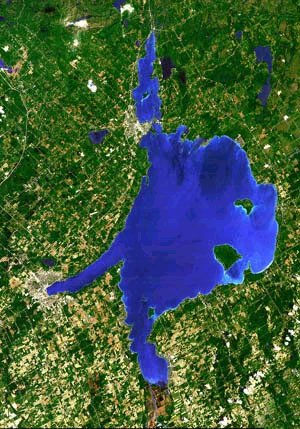
%> input picture sessional4/Lake.jpg, 300 x 429 px
$ octave ASSIGNMENT4_1.m   (GNU Octave 9; MATLAB toolbox functions it lacks are replaced by stand-ins)
%> lines starting %> are read from the running program, lines starting %| are printed output that depends on the picture; in (x1, y1, x2, y2) boxes, pixels count from 0 and x2, y2 are one past the last pixel; in counts of white or black regions, pixels touching at a corner belong together; the program's own positions count from 1
I = imread('Lake.jpg');
%> I is the input picture: size 429x300x3 uint8; mean R, G, B 64.4, 91.3, 67.1

cform = makecform('srgb2lab');

%cform denotes which type of color transformation will take place,in this
%case rgb to lab color space

lab = applycform(I,cform);
%> lab: size 429x300x3 uint8; mean of channels 1, 2, 3 93.7, 118.1, 138.2
%apply color transformation

b = lab(:,:,3);
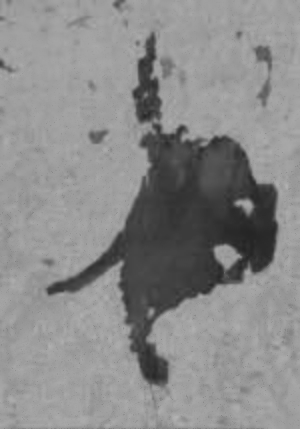
%> b: size 429x300 uint8; min 35, max 180, mean 138.2
%get the b channel

figure
imshow(b);

bw = im2bw(b);
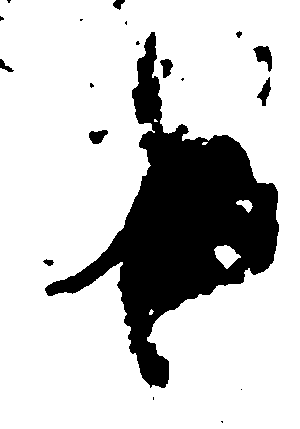
%> bw: size 429x300 logical; 78.6% white; 19 black regions (10 under 20 px), largest, box (x1, y1, x2, y2) and area: (45, 32, 279, 388) 26418, (253, 46, 272, 72) 266, (257, 77, 271, 106) 183
%converts into binary image by thresholding

bw3 = bwareaopen(bw, 50);
%> bw3: size 429x300 logical; 78.6% white; 19 black regions (10 under 20 px), largest, box (x1, y1, x2, y2) and area: (45, 32, 279, 388) 26460, (253, 46, 272, 72) 266, (257, 77, 271, 106) 183
%removes all small objects of binary image under given pixels

figure
imshow(bw3);


inverseimg=~(bw3);

bw1=bwareaopen(inverseimg,500);
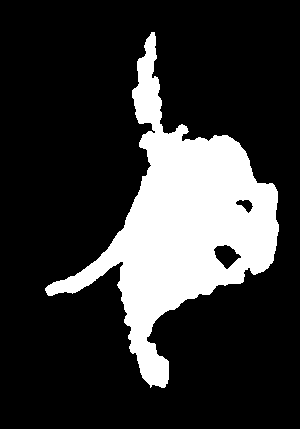
%> bw1: size 429x300 logical; 20.6% white; 1 white region, box (x1, y1, x2, y2) and area: (45, 32, 279, 388) 26460
figure
imshow(bw1);
%masking done

s=regionprops(bw1,'Area');
%> s = 1 region; Area: 26460

area=s.Area;
%> area = 26460

[x , y]=size(bw3);
%> x = 429; y = 300

a=((6.901*5.258)/(x*y))*area;
%> a = 7.46

p=regionprops(bw3,'Perimeter');
%> p = 3 regions; Perimeter: 1474.7, 73.64, 43.94

peri=p.Perimeter;
%> peri = 1474.7

$ run again, with sessional4/pisa_original.jpg copied over sessional4/Lake.jpg
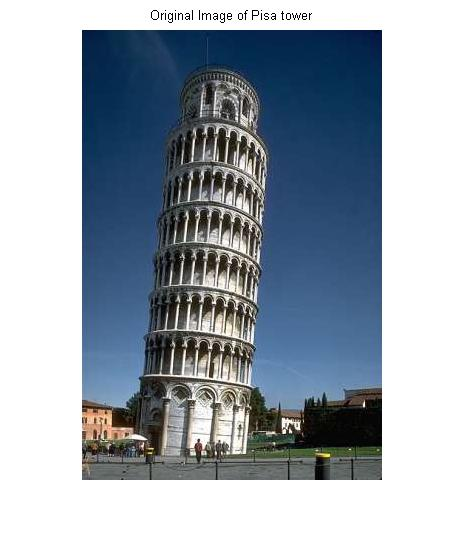
%> input picture sessional4/pisa_original.jpg, 464 x 536 px
%> I is the input picture: size 536x464x3 uint8; mean R, G, B 152.7, 163, 173.7
%> lab: size 536x464x3 uint8; mean of channels 1, 2, 3 164.9, 127.3, 120.6
%> `bw = im2bw(b);`:
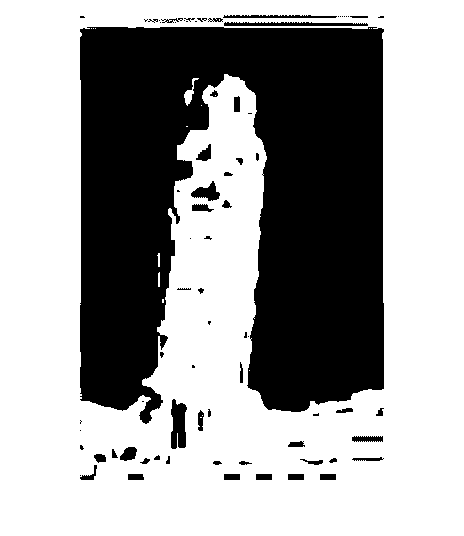
%> bw: size 536x464 logical; 63.3% white; 75 black regions (32 under 20 px), largest, box (x1, y1, x2, y2) and area: (80, 27, 384, 424) 87172, (171, 399, 187, 449) 613, (224, 22, 368, 26) 464
%> bw3: size 536x464 logical; 63.2% white; 75 black regions (32 under 20 px), largest, box (x1, y1, x2, y2) and area: (80, 27, 384, 424) 87247, (171, 399, 187, 449) 613, (224, 22, 368, 26) 464
%> `bw1=bwareaopen(inverseimg,500);`:
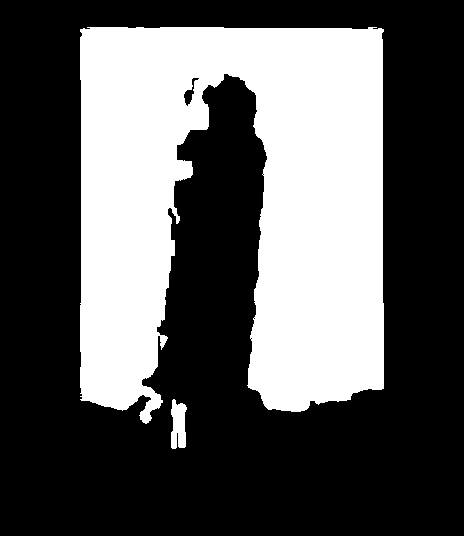
%> bw1: size 536x464 logical; 35.3% white; 2 white regions, box (x1, y1, x2, y2) and area: (80, 27, 384, 424) 87247, (171, 399, 187, 449) 613
%> s = 2 regions; Area: 87247, 613
%> area = 87247
%> a = 12.73
%> p = 2 regions; Perimeter: 1955.7, 70.48
%> peri = 1955.7
